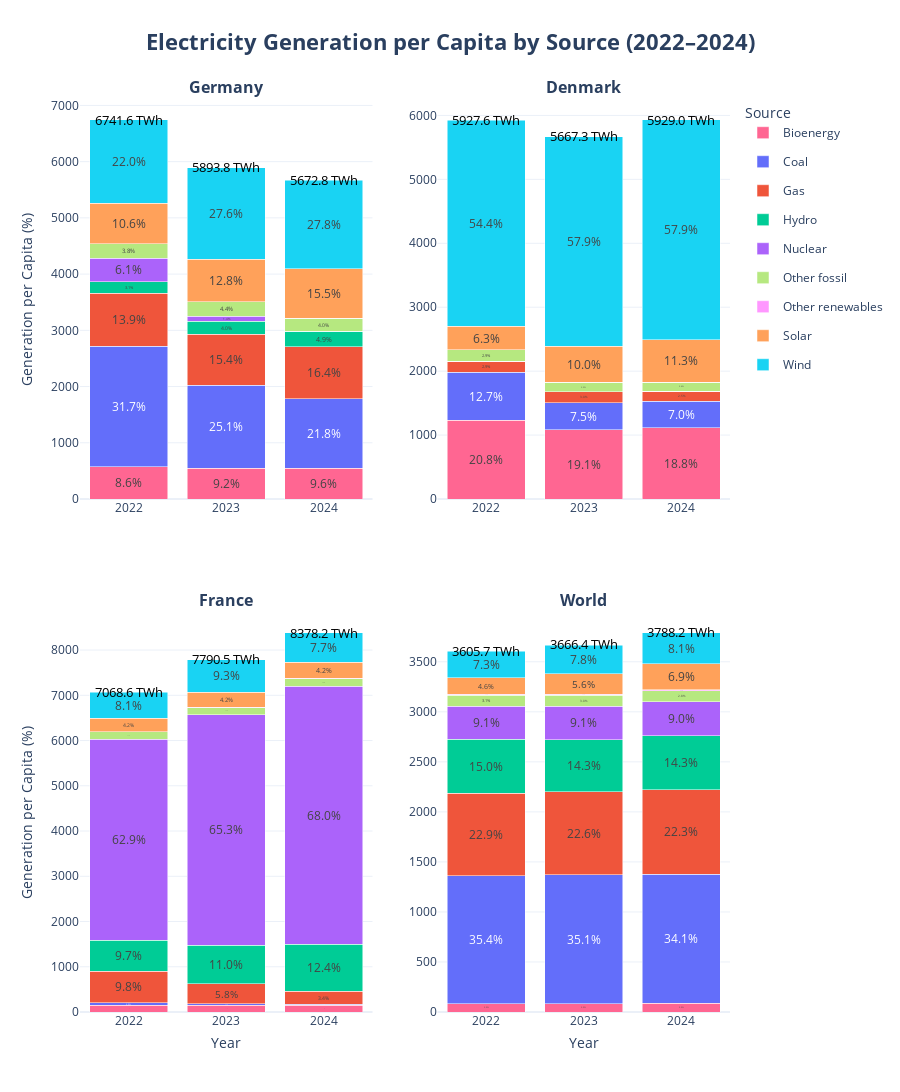

The cell this chart's notebook holds for it:
### Code cell
from plotly.subplots import make_subplots
from plotly.express import colors
import plotly.graph_objects as go

df_1_ger = df_1[(df_1["entity"] == "Germany") & (df_1["series"] != "Total generation")]
df_1_den = df_1[(df_1["entity"] == "Denmark") & (df_1["series"] != "Total generation")]
df_1_fra = df_1[(df_1["entity"] == "France") & (df_1["series"] != "Total generation")]
df_1_wrld = df_1[(df_1["entity"] == "World") & (df_1["series"] != "Total generation")]

df_1_ger_totals = df_1[(df_1["entity"] == "Germany") & (df_1["series"] == "Total generation")]
df_1_den_totals = df_1[(df_1["entity"] == "Denmark") & (df_1["series"] == "Total generation")]
df_1_fra_totals = df_1[(df_1["entity"] == "France") & (df_1["series"] == "Total generation")]
df_1_wrld_totals = df_1[(df_1["entity"] == "World") & (df_1["series"] == "Total generation")]

fig = make_subplots(
    rows=2, cols=2,
    subplot_titles=(f"<b>Germany</b>", f"<b>Denmark</b>", f"<b>France</b>", f"<b>World</b>"),
    shared_xaxes=False,
    shared_yaxes=False,
    vertical_spacing=0.125
)

datasets = [
    (df_1_ger, df_1_ger_totals, "Germany", 1, 1),
    (df_1_den, df_1_den_totals, "Denmark", 1, 2),
    (df_1_fra, df_1_fra_totals, "France", 2, 1),
    (df_1_wrld, df_1_wrld_totals, "World", 2, 2),
]

color_map = {
    "Coal": colors.qualitative.Plotly[0],
    "Gas": colors.qualitative.Plotly[1],
    "Hydro": colors.qualitative.Plotly[2],
    "Nuclear": colors.qualitative.Plotly[3],
    "Solar": colors.qualitative.Plotly[4],
    "Wind": colors.qualitative.Plotly[5],
    "Bioenergy": colors.qualitative.Plotly[6],
    "Other fossil": colors.qualitative.Plotly[7],
    "Other renewables": colors.qualitative.Plotly[8],
}

for df_1_country, df_1_totals, country_name, row, col in datasets:
    for source in df_1_country["series"].unique():
        subset = df_1_country[df_1_country["series"] == source]
        fig.add_trace(
            go.Bar(
                x=subset["date"],
                y=subset["generation_kwh_per_capita"],
                name=source,
                text=subset["generation_share_pct"].round(1).astype(str) + "%",
                textposition="inside",
                insidetextanchor="middle",
                legendgroup=source,
                showlegend=(row == 1 and col == 1), 
                marker=dict(color=color_map.get(source, "#CCCCCC"))
            ),
            row=row, col=col
        )

    for _, row_total in df_1_totals.iterrows():
        year = row_total["date"]
        total = row_total["generation_kwh_per_capita"]

        total_height = df_1_country[df_1_country["date"] == year]["generation_kwh_per_capita"].sum()

        fig.add_annotation(
            x=year,
            y=total_height + 7,  
            text=f"{total:.1f} TWh",
            showarrow=False,
            font=dict(size=13, color="black"),
            align="center",
            row=row, col=col
        )

fig.update_layout(
    height=1300,
    autosize=True,
    title=dict(
        text="<b>Electricity Generation per Capita by Source (2022–2024)</b>",
        font=dict(size=22),
        x=0.5
    ),
    barmode="stack",
    template="plotly_white",
    legend_title="Source",
)

for r in range(1, 3):
    for c in range(1, 3):
        fig.update_xaxes(
            tickmode="array",
            tickvals=["2022", "2023", "2024"],
            ticktext=["2022", "2023", "2024"],
            row=r, col=c
        )

fig.update_xaxes(title_text="Year", row=2, col=1, title_standoff=10)
fig.update_xaxes(title_text="Year", row=2, col=2, title_standoff=10)
fig.update_yaxes(title_text="Generation per Capita (%)", row=1, col=1)
fig.update_yaxes(title_text="Generation per Capita (%)", row=2, col=1)

fig.show()
fig.write_html("all_entities_electricity_gen_capita.html", include_plotlyjs="cdn", full_html=True)
fig.write_image("all_entities_electricity_gen_capita.png", format="png", height=1300, width=2000)

### Figure 1 — Plotly figure (JSON) as saved in the notebook; plotly's stock layout.template omitted (floating-point values rounded to 4 significant figures)
{"data": [{"insidetextanchor": "middle", "legendgroup": "Bioenergy", "marker": {"color": "#FF6692"}, "name": "Bioenergy", "showlegend": true, "text": ["8.6%", "9.2%", "9.6%"], "textposition": "inside", "type": "bar", "x": [2022, 2023, 2024], "xaxis": "x", "y": [578.0, 543.0, 543.6], "yaxis": "y"}, {"insidetextanchor": "middle", "legendgroup": "Coal", "marker": {"color": "#636EFA"}, "name": "Coal", "showlegend": true, "text": ["31.7%", "25.1%", "21.8%"], "textposition": "inside", "type": "bar", "x": [2022, 2023, 2024], "xaxis": "x", "y": [2140.0, 1478.0, 1236.0], "yaxis": "y"}, {"insidetextanchor": "middle", "legendgroup": "Gas", "marker": {"color": "#EF553B"}, "name": "Gas", "showlegend": true, "text": ["13.9%", "15.4%", "16.4%"], "textposition": "inside", "type": "bar", "x": [2022, 2023, 2024], "xaxis": "x", "y": [940.1, 906.7, 927.4], "yaxis": "y"}, {"insidetextanchor": "middle", "legendgroup": "Hydro", "marker": {"color": "#00CC96"}, "name": "Hydro", "showlegend": true, "text": ["3.1%", "4.0%", "4.9%"], "textposition": "inside", "type": "bar", "x": [2022, 2023, 2024], "xaxis": "x", "y": [209.6, 235.2, 277.3], "yaxis": "y"}, {"insidetextanchor": "middle", "legendgroup": "Nuclear", "marker": {"color": "#AB63FA"}, "name": "Nuclear", "showlegend": true, "text": ["6.1%", "1.4%", "0.0%"], "textposition": "inside", "type": "bar", "x": [2022, 2023, 2024], "xaxis": "x", "y": [412.8, 85.4, 0.0], "yaxis": "y"}, {"insidetextanchor": "middle", "legendgroup": "Other fossil", "marker": {"color": "#B6E880"}, "name": "Other fossil", "showlegend": true, "text": ["3.8%", "4.4%", "4.0%"], "textposition": "inside", "type": "bar", "x": [2022, 2023, 2024], "xaxis": "x", "y": [257.5, 261.3, 229.9], "yaxis": "y"}, {"insidetextanchor": "middle", "legendgroup": "Other renewables", "marker": {"color": "#FF97FF"}, "name": "Other renewables", "showlegend": true, "text": ["0.0%", "0.0%", "0.0%"], "textposition": "inside", "type": "bar", "x": [2022, 2023, 2024], "xaxis": "x", "y": [2.5, 2.25, 2.25], "yaxis": "y"}, {"insidetextanchor": "middle", "legendgroup": "Solar", "marker": {"color": "#FFA15A"}, "name": "Solar", "showlegend": true, "text": ["10.6%", "12.8%", "15.5%"], "textposition": "inside", "type": "bar", "x": [2022, 2023, 2024], "xaxis": "x", "y": [717.1, 755.4, 876.7], "yaxis": "y"}, {"insidetextanchor": "middle", "legendgroup": "Wind", "marker": {"color": "#19D3F3"}, "name": "Wind", "showlegend": true, "text": ["22.0%", "27.6%", "27.8%"], "textposition": "inside", "type": "bar", "x": [2022, 2023, 2024], "xaxis": "x", "y": [1484.0, 1626.0, 1580.0], "yaxis": "y"}, {"insidetextanchor": "middle", "legendgroup": "Bioenergy", "marker": {"color": "#FF6692"}, "name": "Bioenergy", "showlegend": false, "text": ["20.8%", "19.1%", "18.8%"], "textposition": "inside", "type": "bar", "x": [2022, 2023, 2024], "xaxis": "x2", "y": [1232.0, 1083.0, 1116.0], "yaxis": "y2"}, {"insidetextanchor": "middle", "legendgroup": "Coal", "marker": {"color": "#636EFA"}, "name": "Coal", "showlegend": false, "text": ["12.7%", "7.5%", "7.0%"], "textposition": "inside", "type": "bar", "x": [2022, 2023, 2024], "xaxis": "x2", "y": [750.5, 425.3, 416.6], "yaxis": "y2"}, {"insidetextanchor": "middle", "legendgroup": "Gas", "marker": {"color": "#EF553B"}, "name": "Gas", "showlegend": false, "text": ["2.9%", "3.0%", "2.5%"], "textposition": "inside", "type": "bar", "x": [2022, 2023, 2024], "xaxis": "x2", "y": [172.8, 168.1, 150.6], "yaxis": "y2"}, {"insidetextanchor": "middle", "legendgroup": "Hydro", "marker": {"color": "#00CC96"}, "name": "Hydro", "showlegend": false, "text": ["0.0%", "0.1%", "0.1%"], "textposition": "inside", "type": "bar", "x": [2022, 2023, 2024], "xaxis": "x2", "y": [1.69, 3.36, 3.35], "yaxis": "y2"}, {"insidetextanchor": "middle", "legendgroup": "Nuclear", "marker": {"color": "#AB63FA"}, "name": "Nuclear", "showlegend": false, "text": ["0.0%", "0.0%", "0.0%"], "textposition": "inside", "type": "bar", "x": [2022, 2023, 2024], "xaxis": "x2", "y": [0.0, 0.0, 0.0], "yaxis": "y2"}, {"insidetextanchor": "middle", "legendgroup": "Other fossil", "marker": {"color": "#B6E880"}, "name": "Other fossil", "showlegend": false, "text": ["2.9%", "2.5%", "2.4%"], "textposition": "inside", "type": "bar", "x": [2022, 2023, 2024], "xaxis": "x2", "y": [174.5, 142.9, 140.5], "yaxis": "y2"}, {"insidetextanchor": "middle", "legendgroup": "Other renewables", "marker": {"color": "#FF97FF"}, "name": "Other renewables", "showlegend": false, "text": ["0.0%", "0.0%", "0.0%"], "textposition": "inside", "type": "bar", "x": [2022, 2023, 2024], "xaxis": "x2", "y": [0.0, 0.0, 0.0], "yaxis": "y2"}, {"insidetextanchor": "middle", "legendgroup": "Solar", "marker": {"color": "#FFA15A"}, "name": "Solar", "showlegend": false, "text": ["6.3%", "10.0%", "11.3%"], "textposition": "inside", "type": "bar", "x": [2022, 2023, 2024], "xaxis": "x2", "y": [372.7, 564.9, 667.5], "yaxis": "y2"}, {"insidetextanchor": "middle", "legendgroup": "Wind", "marker": {"color": "#19D3F3"}, "name": "Wind", "showlegend": false, "text": ["54.4%", "57.9%", "57.9%"], "textposition": "inside", "type": "bar", "x": [2022, 2023, 2024], "xaxis": "x2", "y": [3224.0, 3280.0, 3435.0], "yaxis": "y2"}, {"insidetextanchor": "middle", "legendgroup": "Bioenergy", "marker": {"color": "#FF6692"}, "name": "Bioenergy", "showlegend": false, "text": ["2.1%", "1.9%", "1.8%"], "textposition": "inside", "type": "bar", "x": [2022, 2023, 2024], "xaxis": "x3", "y": [145.8, 149.0, 146.4], "yaxis": "y3"}, {"insidetextanchor": "middle", "legendgroup": "Coal", "marker": {"color": "#636EFA"}, "name": "Coal", "showlegend": false, "text": ["0.9%", "0.4%", "0.3%"], "textposition": "inside", "type": "bar", "x": [2022, 2023, 2024], "xaxis": "x3", "y": [62.77, 29.8, 25.55], "yaxis": "y3"}, {"insidetextanchor": "middle", "legendgroup": "Gas", "marker": {"color": "#EF553B"}, "name": "Gas", "showlegend": false, "text": ["9.8%", "5.8%", "3.4%"], "textposition": "inside", "type": "bar", "x": [2022, 2023, 2024], "xaxis": "x3", "y": [690.1, 449.1, 286.6], "yaxis": "y3"}, {"insidetextanchor": "middle", "legendgroup": "Hydro", "marker": {"color": "#00CC96"}, "name": "Hydro", "showlegend": false, "text": ["9.7%", "11.0%", "12.4%"], "textposition": "inside", "type": "bar", "x": [2022, 2023, 2024], "xaxis": "x3", "y": [686.8, 852.8, 1041.0], "yaxis": "y3"}, {"insidetextanchor": "middle", "legendgroup": "Nuclear", "marker": {"color": "#AB63FA"}, "name": "Nuclear", "showlegend": false, "text": ["62.9%", "65.3%", "68.0%"], "textposition": "inside", "type": "bar", "x": [2022, 2023, 2024], "xaxis": "x3", "y": [4447.0, 5090.0, 5700.0], "yaxis": "y3"}, {"insidetextanchor": "middle", "legendgroup": "Other fossil", "marker": {"color": "#B6E880"}, "name": "Other fossil", "showlegend": false, "text": ["2.2%", "2.0%", "2.0%"], "textposition": "inside", "type": "bar", "x": [2022, 2023, 2024], "xaxis": "x3", "y": [157.7, 158.9, 169.5], "yaxis": "y3"}, {"insidetextanchor": "middle", "legendgroup": "Other renewables", "marker": {"color": "#FF97FF"}, "name": "Other renewables", "showlegend": false, "text": ["0.1%", "0.1%", "0.1%"], "textposition": "inside", "type": "bar", "x": [2022, 2023, 2024], "xaxis": "x3", "y": [9.05, 8.73, 8.72], "yaxis": "y3"}, {"insidetextanchor": "middle", "legendgroup": "Solar", "marker": {"color": "#FFA15A"}, "name": "Solar", "showlegend": false, "text": ["4.2%", "4.2%", "4.2%"], "textposition": "inside", "type": "bar", "x": [2022, 2023, 2024], "xaxis": "x3", "y": [296.2, 328.4, 353.9], "yaxis": "y3"}, {"insidetextanchor": "middle", "legendgroup": "Wind", "marker": {"color": "#19D3F3"}, "name": "Wind", "showlegend": false, "text": ["8.1%", "9.3%", "7.7%"], "textposition": "inside", "type": "bar", "x": [2022, 2023, 2024], "xaxis": "x3", "y": [573.4, 723.2, 646.1], "yaxis": "y3"}, {"insidetextanchor": "middle", "legendgroup": "Bioenergy", "marker": {"color": "#FF6692"}, "name": "Bioenergy", "showlegend": false, "text": ["2.3%", "2.3%", "2.3%"], "textposition": "inside", "type": "bar", "x": [2022, 2023, 2024], "xaxis": "x4", "y": [83.54, 83.79, 85.78], "yaxis": "y4"}, {"insidetextanchor": "middle", "legendgroup": "Coal", "marker": {"color": "#636EFA"}, "name": "Coal", "showlegend": false, "text": ["35.4%", "35.1%", "34.1%"], "textposition": "inside", "type": "bar", "x": [2022, 2023, 2024], "xaxis": "x4", "y": [1277.0, 1286.0, 1292.0], "yaxis": "y4"}, {"insidetextanchor": "middle", "legendgroup": "Gas", "marker": {"color": "#EF553B"}, "name": "Gas", "showlegend": false, "text": ["22.9%", "22.6%", "22.3%"], "textposition": "inside", "type": "bar", "x": [2022, 2023, 2024], "xaxis": "x4", "y": [826.6, 830.1, 844.5], "yaxis": "y4"}, {"insidetextanchor": "middle", "legendgroup": "Hydro", "marker": {"color": "#00CC96"}, "name": "Hydro", "showlegend": false, "text": ["15.0%", "14.3%", "14.3%"], "textposition": "inside", "type": "bar", "x": [2022, 2023, 2024], "xaxis": "x4", "y": [539.0, 523.1, 540.2], "yaxis": "y4"}, {"insidetextanchor": "middle", "legendgroup": "Nuclear", "marker": {"color": "#AB63FA"}, "name": "Nuclear", "showlegend": false, "text": ["9.1%", "9.1%", "9.0%"], "textposition": "inside", "type": "bar", "x": [2022, 2023, 2024], "xaxis": "x4", "y": [329.1, 333.6, 340.4], "yaxis": "y4"}, {"insidetextanchor": "middle", "legendgroup": "Other fossil", "marker": {"color": "#B6E880"}, "name": "Other fossil", "showlegend": false, "text": ["3.1%", "3.0%", "2.8%"], "textposition": "inside", "type": "bar", "x": [2022, 2023, 2024], "xaxis": "x4", "y": [110.7, 108.0, 107.2], "yaxis": "y4"}, {"insidetextanchor": "middle", "legendgroup": "Other renewables", "marker": {"color": "#FF97FF"}, "name": "Other renewables", "showlegend": false, "text": ["0.3%", "0.3%", "0.3%"], "textposition": "inside", "type": "bar", "x": [2022, 2023, 2024], "xaxis": "x4", "y": [10.96, 10.99, 10.87], "yaxis": "y4"}, {"insidetextanchor": "middle", "legendgroup": "Solar", "marker": {"color": "#FFA15A"}, "name": "Solar", "showlegend": false, "text": ["4.6%", "5.6%", "6.9%"], "textposition": "inside", "type": "bar", "x": [2022, 2023, 2024], "xaxis": "x4", "y": [165.8, 205.2, 260.8], "yaxis": "y4"}, {"insidetextanchor": "middle", "legendgroup": "Wind", "marker": {"color": "#19D3F3"}, "name": "Wind", "showlegend": false, "text": ["7.3%", "7.8%", "8.1%"], "textposition": "inside", "type": "bar", "x": [2022, 2023, 2024], "xaxis": "x4", "y": [262.7, 286.0, 306.7], "yaxis": "y4"}], "layout": {"annotations": [{"font": {"size": 16}, "showarrow": false, "text": "<b>Germany</b>", "x": 0.225, "xanchor": "center", "xref": "paper", "y": 1, "yanchor": "bottom", "yref": "paper"}, {"font": {"size": 16}, "showarrow": false, "text": "<b>Denmark</b>", "x": 0.775, "xanchor": "center", "xref": "paper", "y": 1, "yanchor": "bottom", "yref": "paper"}, {"font": {"size": 16}, "showarrow": false, "text": "<b>France</b>", "x": 0.225, "xanchor": "center", "xref": "paper", "y": 0.4375, "yanchor": "bottom", "yref": "paper"}, {"font": {"size": 16}, "showarrow": false, "text": "<b>World</b>", "x": 0.775, "xanchor": "center", "xref": "paper", "y": 0.4375, "yanchor": "bottom", "yref": "paper"}, {"align": "center", "font": {"color": "black", "size": 13}, "showarrow": false, "text": "6741.6 TWh", "x": 2022, "xref": "x", "y": 6749.0, "yref": "y"}, {"align": "center", "font": {"color": "black", "size": 13}, "showarrow": false, "text": "5893.8 TWh", "x": 2023, "xref": "x", "y": 5901.0, "yref": "y"}, {"align": "center", "font": {"color": "black", "size": 13}, "showarrow": false, "text": "5672.8 TWh", "x": 2024, "xref": "x", "y": 5680.0, "yref": "y"}, {"align": "center", "font": {"color": "black", "size": 13}, "showarrow": false, "text": "5927.6 TWh", "x": 2022, "xref": "x2", "y": 5935.0, "yref": "y2"}, {"align": "center", "font": {"color": "black", "size": 13}, "showarrow": false, "text": "5667.3 TWh", "x": 2023, "xref": "x2", "y": 5674.0, "yref": "y2"}, {"align": "center", "font": {"color": "black", "size": 13}, "showarrow": false, "text": "5929.0 TWh", "x": 2024, "xref": "x2", "y": 5936, "yref": "y2"}, {"align": "center", "font": {"color": "black", "size": 13}, "showarrow": false, "text": "7068.6 TWh", "x": 2022, "xref": "x3", "y": 7076.0, "yref": "y3"}, {"align": "center", "font": {"color": "black", "size": 13}, "showarrow": false, "text": "7790.5 TWh", "x": 2023, "xref": "x3", "y": 7797.0, "yref": "y3"}, {"align": "center", "font": {"color": "black", "size": 13}, "showarrow": false, "text": "8378.2 TWh", "x": 2024, "xref": "x3", "y": 8385.0, "yref": "y3"}, {"align": "center", "font": {"color": "black", "size": 13}, "showarrow": false, "text": "3605.7 TWh", "x": 2022, "xref": "x4", "y": 3613.0, "yref": "y4"}, {"align": "center", "font": {"color": "black", "size": 13}, "showarrow": false, "text": "3666.4 TWh", "x": 2023, "xref": "x4", "y": 3673.0, "yref": "y4"}, {"align": "center", "font": {"color": "black", "size": 13}, "showarrow": false, "text": "3788.2 TWh", "x": 2024, "xref": "x4", "y": 3795.0, "yref": "y4"}], "autosize": true, "barmode": "stack", "height": 1300, "legend": {"title": {"text": "Source"}}, "title": {"font": {"size": 22}, "text": "<b>Electricity Generation per Capita by Source (2022–2024)</b>", "x": 0.5}, "xaxis": {"anchor": "y", "domain": [0, 0.45], "tickmode": "array", "ticktext": ["2022", "2023", "2024"], "tickvals": ["2022", "2023", "2024"]}, "xaxis2": {"anchor": "y2", "domain": [0.55, 1], "tickmode": "array", "ticktext": ["2022", "2023", "2024"], "tickvals": ["2022", "2023", "2024"]}, "xaxis3": {"anchor": "y3", "domain": [0, 0.45], "tickmode": "array", "ticktext": ["2022", "2023", "2024"], "tickvals": ["2022", "2023", "2024"], "title": {"standoff": 10, "text": "Year"}}, "xaxis4": {"anchor": "y4", "domain": [0.55, 1], "tickmode": "array", "ticktext": ["2022", "2023", "2024"], "tickvals": ["2022", "2023", "2024"], "title": {"standoff": 10, "text": "Year"}}, "yaxis": {"anchor": "x", "domain": [0.5625, 1], "title": {"text": "Generation per Capita (%)"}}, "yaxis2": {"anchor": "x2", "domain": [0.5625, 1]}, "yaxis3": {"anchor": "x3", "domain": [0, 0.4375], "title": {"text": "Generation per Capita (%)"}}, "yaxis4": {"anchor": "x4", "domain": [0, 0.4375]}}}
